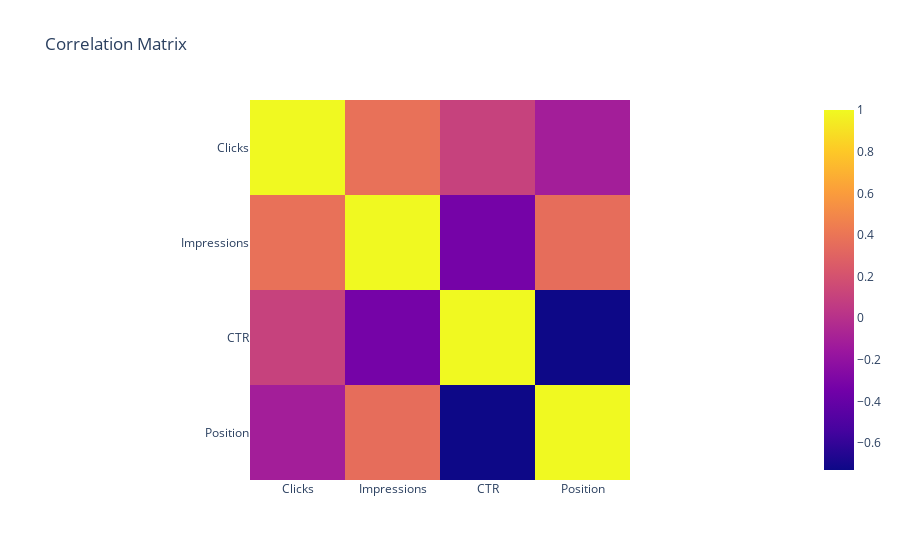

The notebook cell saved with this chart:
### Code cell
fig = px.imshow(correlation_matrix, title='Correlation Matrix')
fig.show()

### Figure 1 — Plotly figure (JSON) as saved in the notebook; plotly's stock layout.template omitted (floating-point values rounded to 4 significant figures)
{"data": [{"coloraxis": "coloraxis", "hovertemplate": "x: %{x}<br>y: %{y}<br>color: %{z}<extra></extra>", "name": "0", "type": "heatmap", "x": ["Clicks", "Impressions", "CTR", "Position"], "xaxis": "x", "y": ["Clicks", "Impressions", "CTR", "Position"], "yaxis": "y", "z": [[1.0, 0.3773, 0.1068, -0.1116], [0.3773, 1.0, -0.3311, 0.3579], [0.1068, -0.3311, 1.0, -0.7283], [-0.1116, 0.3579, -0.7283, 1.0]]}], "layout": {"coloraxis": {"colorscale": [[0, "#0d0887"], [0.1111, "#46039f"], [0.2222, "#7201a8"], [0.3333, "#9c179e"], [0.4444, "#bd3786"], [0.5556, "#d8576b"], [0.6667, "#ed7953"], [0.7778, "#fb9f3a"], [0.8889, "#fdca26"], [1, "#f0f921"]]}, "title": {"text": "Correlation Matrix"}, "xaxis": {"anchor": "y", "constrain": "domain", "domain": [0, 1], "scaleanchor": "y"}, "yaxis": {"anchor": "x", "autorange": "reversed", "constrain": "domain", "domain": [0, 1]}}}
